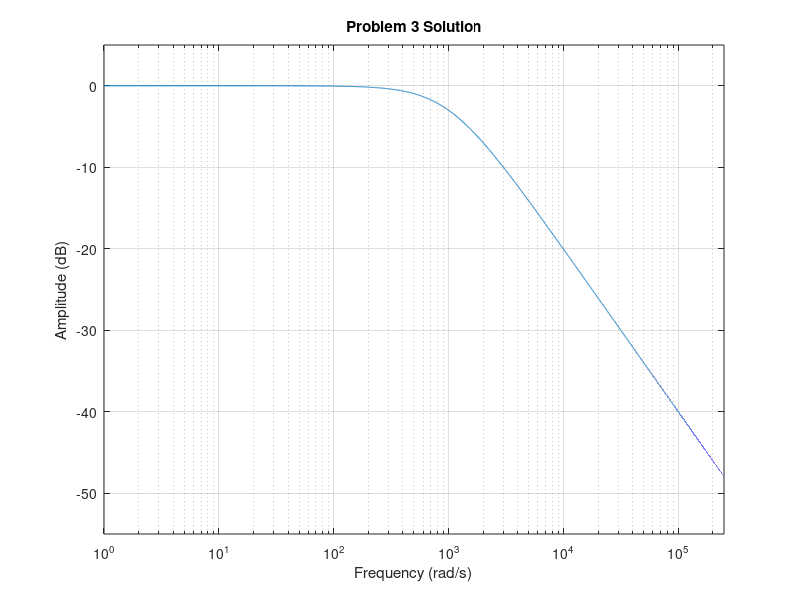

Source code (MATLAB): (Note: this script raises an error after producing the figure.)
%% ELEN 050L (Electric Circuits I): Project 2, Problem 2, Evan Eberhardt, Ryan Meyer
%
% <<ELEN050L_Project_2_figure_01.png>>
%
% <<ELEN050L_Project_2_Problem_02.png>>
%
% *Hard Copy Deliverables:*
%
% # A MATLAB script and publish the solution using MATLAB's *publish*
% feature.
% # Turn in MATLAB scripts and a document of the run-time results.
% # Turn in the Excel file with the measured results.
%
%% Initialize MATLAB Environment
%

clear; clc; clf; cla; close all;
format short; format compact;

% These values are used for plotting purposes.
fignum = 0;

%% Problem 3
%
% <<ELEN050L_Project_2_Problem_03.png>>
%

% Define the standard component values 
R1 = 1000;             % Ohms
R2 = 1000;             % Ohms
C  = 0.000001;         % Farads

% Target design criteria
A_0_target = 1;      w_0 = 0;        % Amplitude (unitless) at rad/sec
A_1_target = 0.7;    w_1 = 1000;     % Amplitude (unitless) at rad/sec

% Specify the w variable for characterzation purposes
w = [1:1:10^3,10^3+1:10:2.5e5];

% Shortened version of Apendix 3 function F = freqresp2(Rl,R2,C,w)
p1 =(w.^2)*(R2^2)*(C^2);
% The command w.^2 squares each element of w separately.
p2 = ones(1,length(w));
% p2 is a row of ones, whose length matches w.
den = sqrt(p1 + p2);
% Each element of den represents the denominator at a
% different frequency.
num = R2/R1;
% In this case, the numerator is not a function of the frequency.
A = num./den;
% The command ./ divides each element of vector num by the
% corresponding element of vector den. As a result, the elements
% of A represent the amplitude at different frequencies.

F = 20*log10(A);
% This is necessary in order to represent the amplitude in decibels.

% Generate the plot for the actual design.
fignum = fignum+1; figObj = figure(fignum);   % Establish a figure number
set(fignum, 'Name', ['Problem 3 A(w)']);      % Name the figure
semilogx(w, F); grid on;
ylabel('Amplitude (dB)');
xlabel('Frequency (rad/s)');
axis([min(w), max(w), -55, 5]);
title ('Problem 3 Solution');

%% Problem 3 actual design verification point 1
%

% Calculate the first target design point A(w).
p1 = (w_0^2)*(R2^2)*(C^2);
p2 = 1;
den = sqrt(p1 + p2);
num = R2/R1;
A_0_design = num./den;

% Calculate the percent difference for the first target design point A(w).
diff_0 = (A_0_design - A_0_target)/(A_0_target)*100;
fprintf('\nTarget A(%-6.1f) = %-6.4f .\n', w_0, A_0_target);
fprintf('\nDesign A(%-6.1f) = %-6.4f .\n', w_0, A_0_design);
fprintf('\n%%diff = %-6.4f .\n', diff_0);

%% Problem 3 actual design verification point 2
%

% Calculate the second target design point A(w).
p1 = (w_1^2)*(R2^2)*(C^2);
p2 = 1;
den = sqrt(p1 + p2);
num = R2/R1;
A_1_design = num./den;

% Calculate the percent difference for the second target design point A(w).
diff_1 = (A_1_design - A_1_target)/(A_1_target)*100;
fprintf('\nTarget A(%-6.1f) = %-6.4f .\n', w_1, A_1_target);
fprintf('\nDesign A(%-6.1f) = %-6.4f .\n', w_1, A_1_design);
fprintf('\n%%diff = %-6.4f .\n', diff_1);

%% Problem 8
%
% <<ELEN050L_Project_2_Problem_08.png>>
%

% Import Excel measurements for Problem 3
[freq_meas,Vg_meas_2,Vo_meas_2] = importfile_problem2...
    ('ELEN050L_Project_2_Problem_2_Measured_Results.xlsx','Sheet1',2,80);

% Define measured values for the circuit elements.
R1_meas = 1000;                  % Ohms
R2_meas = 1000;                  % Ohms
C_meas = 0.000001;                   % Farads
Vcc_p_meas = 15;               % Volts
Vcc_n_meas = -15;               % Volts

% Calculate A_meas(w) using the measured data.
A_meas = Vo_meas_2./Vg_meas_2;
% Convert A_meas(w) to decibels.
F_meas = 20*log10(A_meas);
% Convert frequency in Hertz to radians/second.
w_meas = 2*pi*freq_meas;

% Generate the plot for the measured actual design.
fignum = fignum+1; figObj = figure(fignum);   % Establish a figure number
set(fignum, 'Name', ['Problem 3 A_meas(w)']); % Name the figure
semilogx(w_meas, F_meas); grid on;
ylabel('Amplitude (dB)');
xlabel('Frequency (rad/s)');
axis([min(w_meas), max(w_meas), -55, 5]);
title ('Problem 3 Solution (Measured)');

%% Problem 8 measured design verification point 1
%

% Extract the first target design point A_meas(w).
A_0_measured = A_meas(1);

% Calculate the percent difference for the first measured design point
% A_meas(w).
diff_0_meas = (A_0_measured - A_0_design)/(A_0_design)*100;
fprintf('\nMeasured A(%-6.1f) = %-6.4f .\n', w_meas(1), A_0_measured);
fprintf('\nDesign A(%-6.1f) = %-6.4f .\n', w_0, A_0_design);
fprintf('\n%%diff_meas = %-6.4f .\n', diff_0_meas);

%% Problem 8 measured design verification point 2
%

% Extract the second target design point A_meas(w).
A_1_measured = A_meas(13);

% Calculate the percent difference for the second measured design point
% A_meas(w).
diff_1_meas = (A_1_measured - A_1_design)/(A_1_design)*100;
fprintf('\nMeasured A(%-6.1f) = %-6.4f .\n', w_meas(1), A_1_measured );
fprintf('\nDesign A(%-6.1f) = %-6.4f .\n', w_0, A_1_design);
fprintf('\n%%diff_meas = %-6.4f .\n', diff_1_meas);

%% Program execution complete
%

display(' ');
disp('Program execution complete....');

%% MATLAB code listing
%